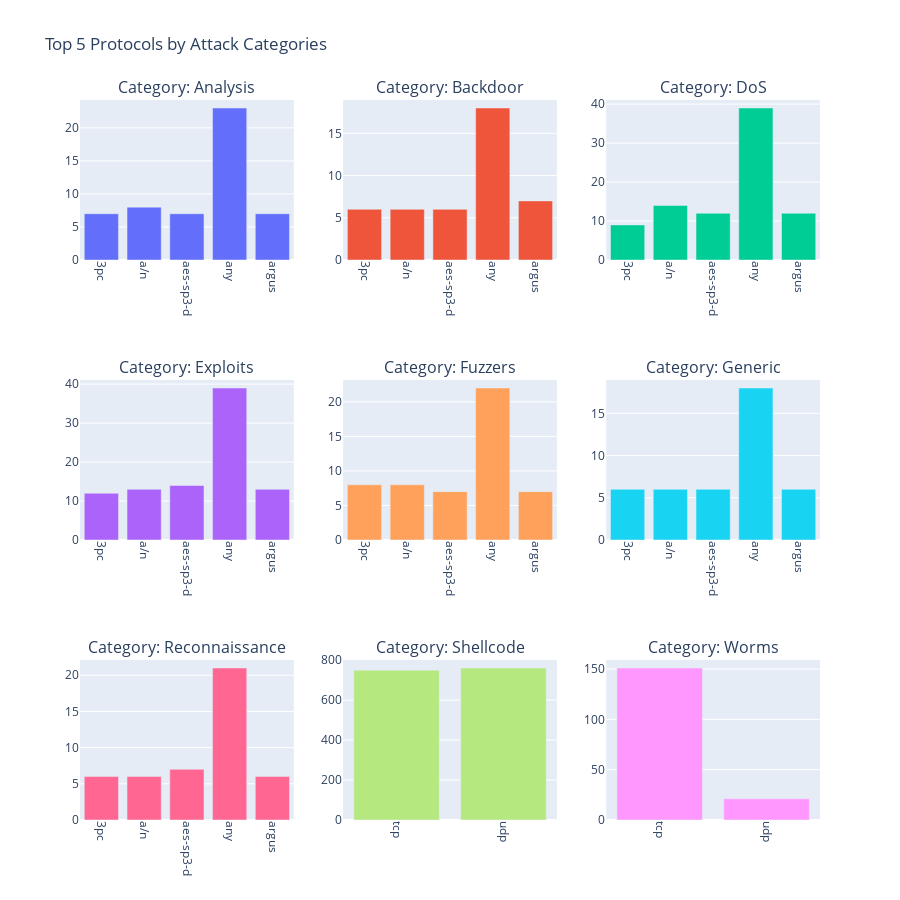

Write notebook code for a chart like this one.
### Code cell
fig = make_subplots(rows=3,
                    cols=3,
                    subplot_titles=('Category: Analysis',
                                    'Category: Backdoor',
                                    'Category: DoS',
                                    'Category: Exploits',
                                    'Category: Fuzzers',
                                    'Category: Generic',
                                    'Category: Reconnaissance',
                                    'Category: Shellcode',
                                    'Category: Worms'
                                    )
                    )


categories = [
    'Analysis',
    'Backdoor',
    'DoS',
    'Exploits',
    'Fuzzers',
    'Generic',
    'Reconnaissance',
    'Shellcode',
    'Worms'
]


positions = [
    (1, 1),
    (1, 2),
    (1, 3),
    (2, 1),
    (2, 2),
    (2, 3),
    (3, 1),
    (3, 2),
    (3, 3)
]

# Loop through the categories and create a bar plot for each one (top 5 protocols)
for i, category in enumerate(categories):
    # Filter the dataframe for each attack category and take the top 5 protocols
    df_filtered = df_attacks_cat_proto[df_attacks_cat_proto['attack_cat'] == category][:5]

    fig.add_trace(go.Bar(
        x=df_filtered['proto'],
        y=df_filtered['Count'],
        name=category,
        marker_color=px.colors.qualitative.Plotly[i]
    ),
        row=positions[i][0],
        col=positions[i][1]
    )


fig.update_layout(height=900,
                  width=900,
                  title_text="Top 5 Protocols by Attack Categories",
                  showlegend=False
                  )


fig.update_xaxes(tickangle=90)


fig.show()

### Figure 1 — Plotly figure (JSON) as saved in the notebook; plotly's stock layout.template omitted (floating-point values rounded to 4 significant figures)
{"data": [{"marker": {"color": "#636EFA"}, "name": "Analysis", "type": "bar", "x": ["3pc", "a/n", "aes-sp3-d", "any", "argus"], "xaxis": "x", "y": [7, 8, 7, 23, 7], "yaxis": "y"}, {"marker": {"color": "#EF553B"}, "name": "Backdoor", "type": "bar", "x": ["3pc", "a/n", "aes-sp3-d", "any", "argus"], "xaxis": "x2", "y": [6, 6, 6, 18, 7], "yaxis": "y2"}, {"marker": {"color": "#00CC96"}, "name": "DoS", "type": "bar", "x": ["3pc", "a/n", "aes-sp3-d", "any", "argus"], "xaxis": "x3", "y": [9, 14, 12, 39, 12], "yaxis": "y3"}, {"marker": {"color": "#AB63FA"}, "name": "Exploits", "type": "bar", "x": ["3pc", "a/n", "aes-sp3-d", "any", "argus"], "xaxis": "x4", "y": [12, 13, 14, 39, 13], "yaxis": "y4"}, {"marker": {"color": "#FFA15A"}, "name": "Fuzzers", "type": "bar", "x": ["3pc", "a/n", "aes-sp3-d", "any", "argus"], "xaxis": "x5", "y": [8, 8, 7, 22, 7], "yaxis": "y5"}, {"marker": {"color": "#19D3F3"}, "name": "Generic", "type": "bar", "x": ["3pc", "a/n", "aes-sp3-d", "any", "argus"], "xaxis": "x6", "y": [6, 6, 6, 18, 6], "yaxis": "y6"}, {"marker": {"color": "#FF6692"}, "name": "Reconnaissance", "type": "bar", "x": ["3pc", "a/n", "aes-sp3-d", "any", "argus"], "xaxis": "x7", "y": [6, 6, 7, 21, 6], "yaxis": "y7"}, {"marker": {"color": "#B6E880"}, "name": "Shellcode", "type": "bar", "x": ["tcp", "udp"], "xaxis": "x8", "y": [750, 761], "yaxis": "y8"}, {"marker": {"color": "#FF97FF"}, "name": "Worms", "type": "bar", "x": ["tcp", "udp"], "xaxis": "x9", "y": [151, 21], "yaxis": "y9"}], "layout": {"annotations": [{"font": {"size": 16}, "showarrow": false, "text": "Category: Analysis", "x": 0.1444, "xanchor": "center", "xref": "paper", "y": 1, "yanchor": "bottom", "yref": "paper"}, {"font": {"size": 16}, "showarrow": false, "text": "Category: Backdoor", "x": 0.5, "xanchor": "center", "xref": "paper", "y": 1, "yanchor": "bottom", "yref": "paper"}, {"font": {"size": 16}, "showarrow": false, "text": "Category: DoS", "x": 0.8556, "xanchor": "center", "xref": "paper", "y": 1, "yanchor": "bottom", "yref": "paper"}, {"font": {"size": 16}, "showarrow": false, "text": "Category: Exploits", "x": 0.1444, "xanchor": "center", "xref": "paper", "y": 0.6111, "yanchor": "bottom", "yref": "paper"}, {"font": {"size": 16}, "showarrow": false, "text": "Category: Fuzzers", "x": 0.5, "xanchor": "center", "xref": "paper", "y": 0.6111, "yanchor": "bottom", "yref": "paper"}, {"font": {"size": 16}, "showarrow": false, "text": "Category: Generic", "x": 0.8556, "xanchor": "center", "xref": "paper", "y": 0.6111, "yanchor": "bottom", "yref": "paper"}, {"font": {"size": 16}, "showarrow": false, "text": "Category: Reconnaissance", "x": 0.1444, "xanchor": "center", "xref": "paper", "y": 0.2222, "yanchor": "bottom", "yref": "paper"}, {"font": {"size": 16}, "showarrow": false, "text": "Category: Shellcode", "x": 0.5, "xanchor": "center", "xref": "paper", "y": 0.2222, "yanchor": "bottom", "yref": "paper"}, {"font": {"size": 16}, "showarrow": false, "text": "Category: Worms", "x": 0.8556, "xanchor": "center", "xref": "paper", "y": 0.2222, "yanchor": "bottom", "yref": "paper"}], "height": 900, "showlegend": false, "title": {"text": "Top 5 Protocols by Attack Categories"}, "width": 900, "xaxis": {"anchor": "y", "domain": [0, 0.2889], "tickangle": 90}, "xaxis2": {"anchor": "y2", "domain": [0.3556, 0.6444], "tickangle": 90}, "xaxis3": {"anchor": "y3", "domain": [0.7111, 1], "tickangle": 90}, "xaxis4": {"anchor": "y4", "domain": [0, 0.2889], "tickangle": 90}, "xaxis5": {"anchor": "y5", "domain": [0.3556, 0.6444], "tickangle": 90}, "xaxis6": {"anchor": "y6", "domain": [0.7111, 1], "tickangle": 90}, "xaxis7": {"anchor": "y7", "domain": [0, 0.2889], "tickangle": 90}, "xaxis8": {"anchor": "y8", "domain": [0.3556, 0.6444], "tickangle": 90}, "xaxis9": {"anchor": "y9", "domain": [0.7111, 1], "tickangle": 90}, "yaxis": {"anchor": "x", "domain": [0.7778, 1]}, "yaxis2": {"anchor": "x2", "domain": [0.7778, 1]}, "yaxis3": {"anchor": "x3", "domain": [0.7778, 1]}, "yaxis4": {"anchor": "x4", "domain": [0.3889, 0.6111]}, "yaxis5": {"anchor": "x5", "domain": [0.3889, 0.6111]}, "yaxis6": {"anchor": "x6", "domain": [0.3889, 0.6111]}, "yaxis7": {"anchor": "x7", "domain": [0, 0.2222]}, "yaxis8": {"anchor": "x8", "domain": [0, 0.2222]}, "yaxis9": {"anchor": "x9", "domain": [0, 0.2222]}}}
